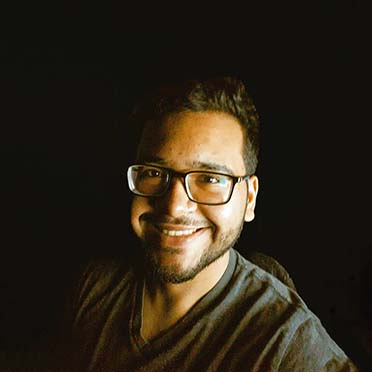
#> input picture class/me.jpg, 372 x 372 px
$ jupyter execute Lab2.ipynb
#> lines starting #> are read from the running program, lines starting #| are printed output that depends on the picture
## Open

[cell 1]
from PIL import Image
import os

image_path = "./me.jpg"

if not os.path.exists(image_path):
    print("⚠️ Image was not found")

image = Image.open(image_path)
#> image is the input picture: PIL image 372x372 RGB; mean R, G, B 45.1, 36.9, 25.1

# image.show()
display(image)

## Save 📥

[cell 2]
output_image_path = "./me_2.jpg"

image.save(output_image_path)
output_image = Image.open(output_image_path)

if os.path.exists(output_image_path):
    print("✅ Image created successfully!")
else:
    print("⚠️ Image creation failed.")

output_image.close()

[cell 3]
if os.path.exists(output_image_path):
    os.remove(output_image_path)
    print("❌ Removed Previously Created Image ")
else:
    print("🤷‍♂️ Image does not exist.")

## 🔎 Find a 🏳️‍🌈 rgb value of a pixel

[cell 4]
x = 200  # x-coordinate of the pixel
y = 200  # y-coordinate of the pixel

rgb_value = image.getpixel((x, y))
#> rgb_value = (176, 113, 46)
print(rgb_value)
#| (176, 113, 46)

canvas = Image.new("RGB", (100, 100), "white")
#> canvas: PIL image 100x100 RGB; every value is 255
pixels = canvas.load()
for i in range(100):
    for j in range(100):
        pixels[i, j] = rgb_value

display(canvas)
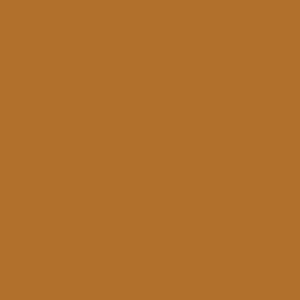
#> shown: PIL image 100x100 RGB (shown 3 times larger); mean R, G, B 176, 113, 46

## Change the color of a portion of an image

[cell 5]
x = 50
y = 50
width = 50
height = 70
modified_image = image.copy()

for i in range(x, x + width):
    for j in range(y, y + height):
        modified_image.putpixel((i, j), (107, 179, 105))
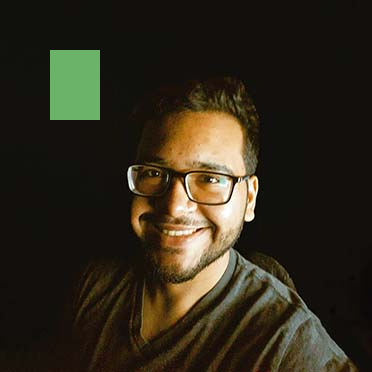
#> modified_image: PIL image 372x372 RGB; mean R, G, B 47.3, 41, 27.5

x = 55
y = 52
width = 40
height = 40

for i in range(x, x + width):
    for j in range(y, y + height):
        modified_image.putpixel((i, j), (154, 232, 149))

display(modified_image)

## Convert a BGR image to grayscale

[cell 6]
grayscale_image = modified_image.convert("L")
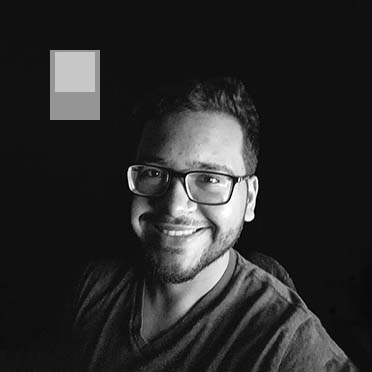
#> grayscale_image: PIL image 372x372 L; min 0, max 255, mean 42
display(grayscale_image)
